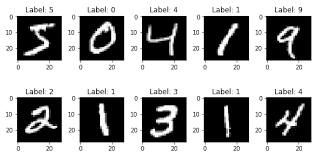
#> input picture assets/mnist-dataset.png, 318 x 159 px
$ python -i handwriting-interface.py   (imports and definitions only)
#> lines starting #> are read from the running program, lines starting #| are printed output that depends on the picture
#> further down, picture is the input picture: shape (159, 318, 3); min 0, max 255, mean 162
import gradio as gr
import cv2
import numpy as np
import requests


# NOTE: you must manually set API_KEY below using information retrieved from your IBM Cloud account (https://dataplatform.cloud.ibm.com/docs/content/wsj/analyze-data/ml-authentication.html)
API_KEY = "API KEY KAMU"
# [2 lines that did not run here, left out]
# [1 line that did not run here, left out]
# [1 line that did not run here, left out]


def preprocess_image(image):
  image = np.array(image)
  # mengubah gambar input jadi grayscale
  image = cv2.cvtColor(image, cv2.COLOR_BGR2GRAY)
  # mengubah size jadi 28x28 piksel
  image = cv2.resize(image, (28, 28))
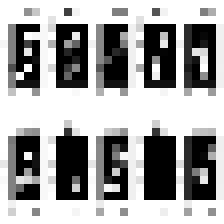
#> image: shape (28, 28) (shown 8 times larger); min 0, max 255, mean 161.8
  image = np.array(image)
  # melakukan inversi warna
  image = cv2.bitwise_not(image)
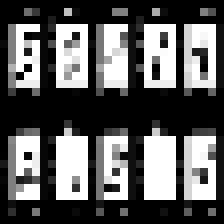
#> image: shape (28, 28) (shown 8 times larger); min 0, max 255, mean 93.2

  return image


def image_classifier(image):
    preprocessed_data = preprocess_image(image)
    test_data = preprocessed_data.flatten().tolist()
    payload_scoring = {"input_data": [{"fields": [], "values": [test_data]}]} # mengirimkan data gambar yang sudah di flatten dari 28x28 pixel jadi array dengan panjang 784

    response_scoring = requests.post('https://us-south.ml.cloud.ibm.com/ml/v4/deployments/bf506f75-1262-4cc9-ad9c-fb2d2cda377f/predictions?version=2021-05-01', json=payload_scoring,
    headers={'Authorization': 'Bearer ' + mltoken})
    print("Scoring response")

    predicted_class = response_scoring.json()['predictions'][0]['values'][0][1]
    return predicted_class

# [1 line that did not run here, left out]
# [1 line not run here, left out]

>>> import cv2
>>> picture = cv2.imread('../../assets/mnist-dataset.png')
>>> result = preprocess_image(picture)
